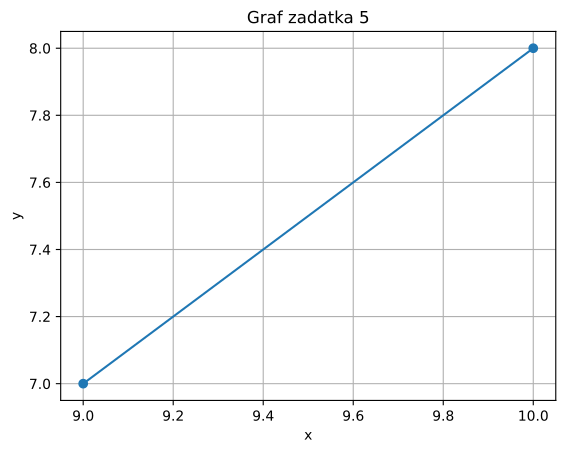

Here is the Python script that generated this plot:
import matplotlib.pyplot as plt

def funkcija():
    x1 = int(input("Unesite x koordinatu 1. točke: "))
    y1 = int(input("Unesite y koordinatu 1. točke: "))
    x2 = int(input("Unesite x koordinatu 2. točke: "))
    y2 = int(input("Unesite y koordinatu 2. točke: "))
    if x2 == x1:
        print("x1 i x2 ne smiju biti jednaki!")
        return
    m = (y2 - y1) / (x2 - x1)
    c = y2 - m * x2
    x = [x1, x2]
    y = [y1, y2]
    print(f"y = {m}x + {c}")
    broj = int(input("Za prikaz grafa unesite 1, za spremanje u PDF unesite 2: "))
    ime = input("Unesite ime grafa: ")
    if broj not in [1,2]:
        print("Unesite ispravan broj!")
        return
    plt.plot(x, y, marker='o')
    plt.title(ime)
    plt.xlabel("x")
    plt.ylabel("y")
    plt.grid(True)
    if broj == 2:
        plt.savefig("zadatak5.pdf", format="pdf", bbox_inches="tight")
    plt.show()

funkcija()
